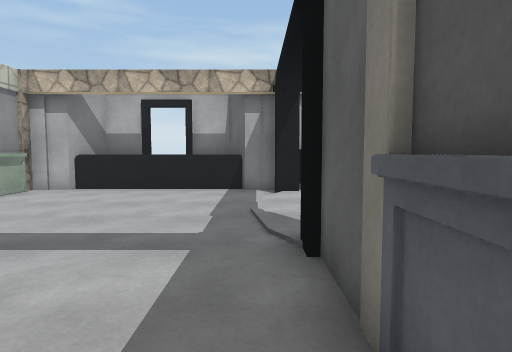
View 1 (above)

16 first-person views from a walk through a scene from a Unity 3-D project. The camera is 1.3 m above the floor, tilts 4° down and sees 75° across. The floor is counted in squares, 1 m on a side. Each view is taken from the middle of a square. On the plan, view 1 faces up. The plan holds only what a view shows up to about 14 squares ahead; the rest is blank. The place goes on beyond the plan. The player is left out. Surface patterns are stand-ins for the level's own textures.

View 2
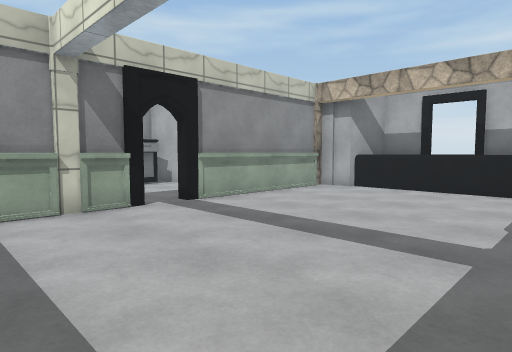

View 3
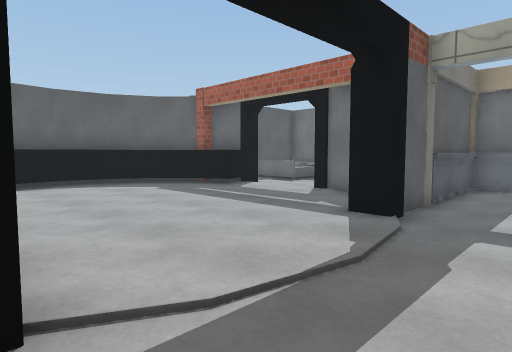

View 4
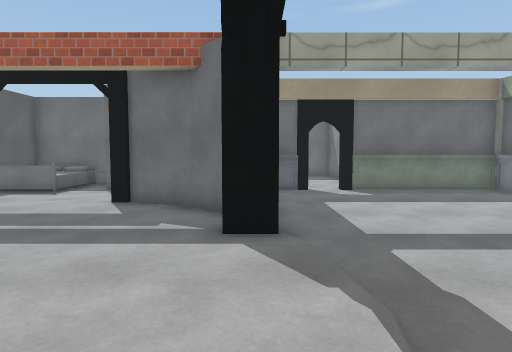

View 5
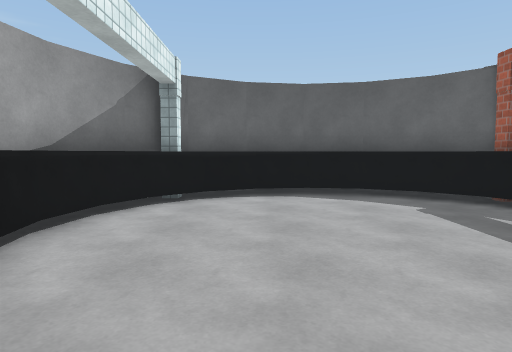

View 6
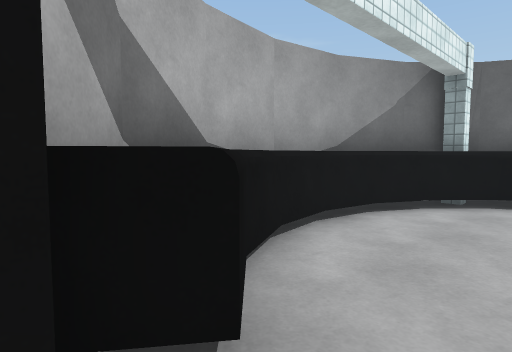

View 7
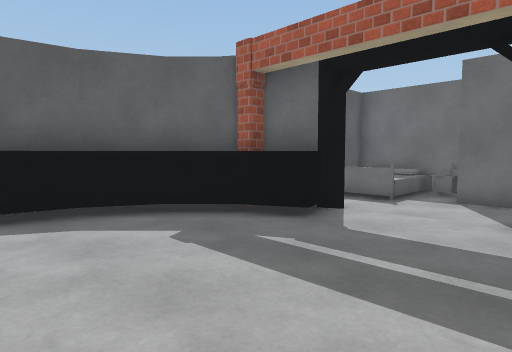

View 8
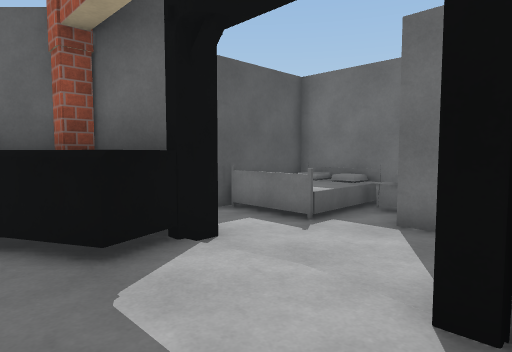

View 9
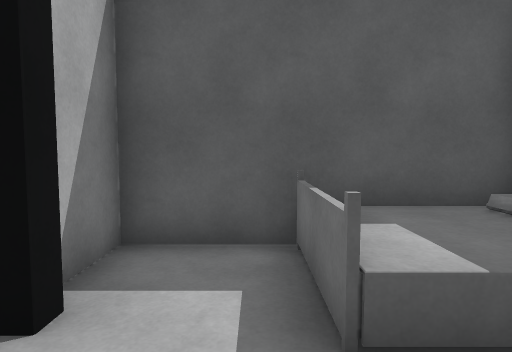

View 10
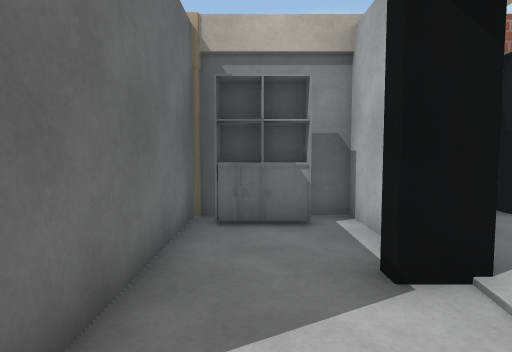

View 11
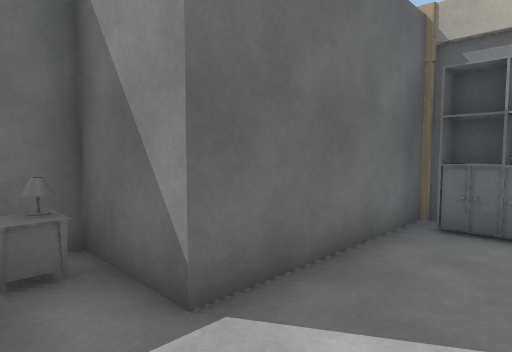

View 12
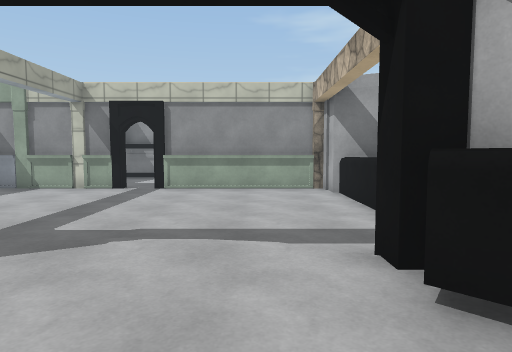

View 13
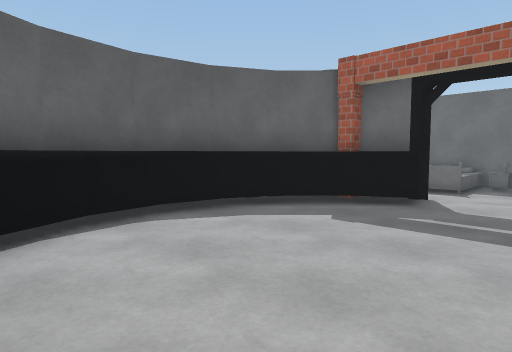

View 14
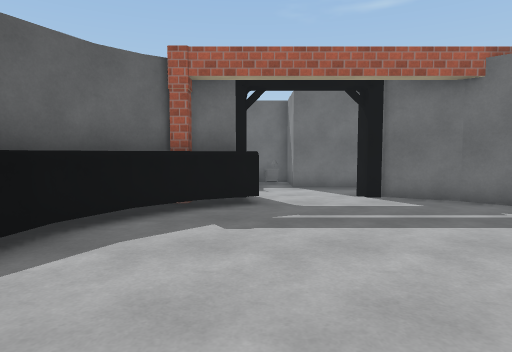

View 15
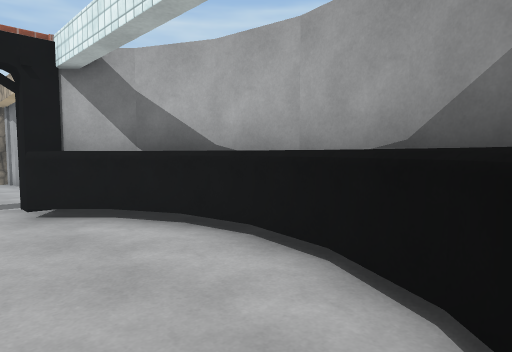

View 16
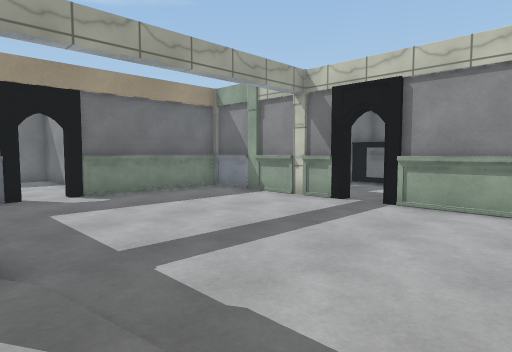

### Floor plan
Key: @ floor where view 1 was taken; # wall or solid block; . floor; ^ raised ledge; T table; O other object.
Columns run from 8 left of view 1 to 13 right of it. Each row starts with its distance up from view 1.
 14             #####
 13   #^^^^#  ##^ ^^^##
 12 ##^^^^^^###^^^..^^^#
 11 #........#^^......^^#
 10 #..................^#
  9 #..................^^#
  8 #..................#^#
  7 #..................#^#
  6 #..................^ #
  5 #..................^^#
  4 #........#........^^#
  3 #........##.....#^^##
  2 #........###....^^##
  1 #........####...####
  0 #.......@##........#
 -1 #........##........#
 -2 ###############.OOO#
 -3               #.OOO#
 -4               #TTOO#
 -5               ######

Positions as (right, up) in squares from view 1, and headings:
1: (0, 0), facing up
2: (0, 0), facing up-left
3: (-2, 11), facing down-right
4: (1, 10), facing down
5: (1, 9), facing right
6: (1, 9), facing up-right
7: (4, 8), facing down-right
8: (4, 4), facing down-right
9: (6, -1), facing right
10: (8, -1), facing left
11: (8, 0), facing down-left
12: (5, 9), facing left
13: (5, 11), facing down-right
14: (8, 11), facing down
15: (10, 9), facing up-left
16: (1, 9), facing down-left
